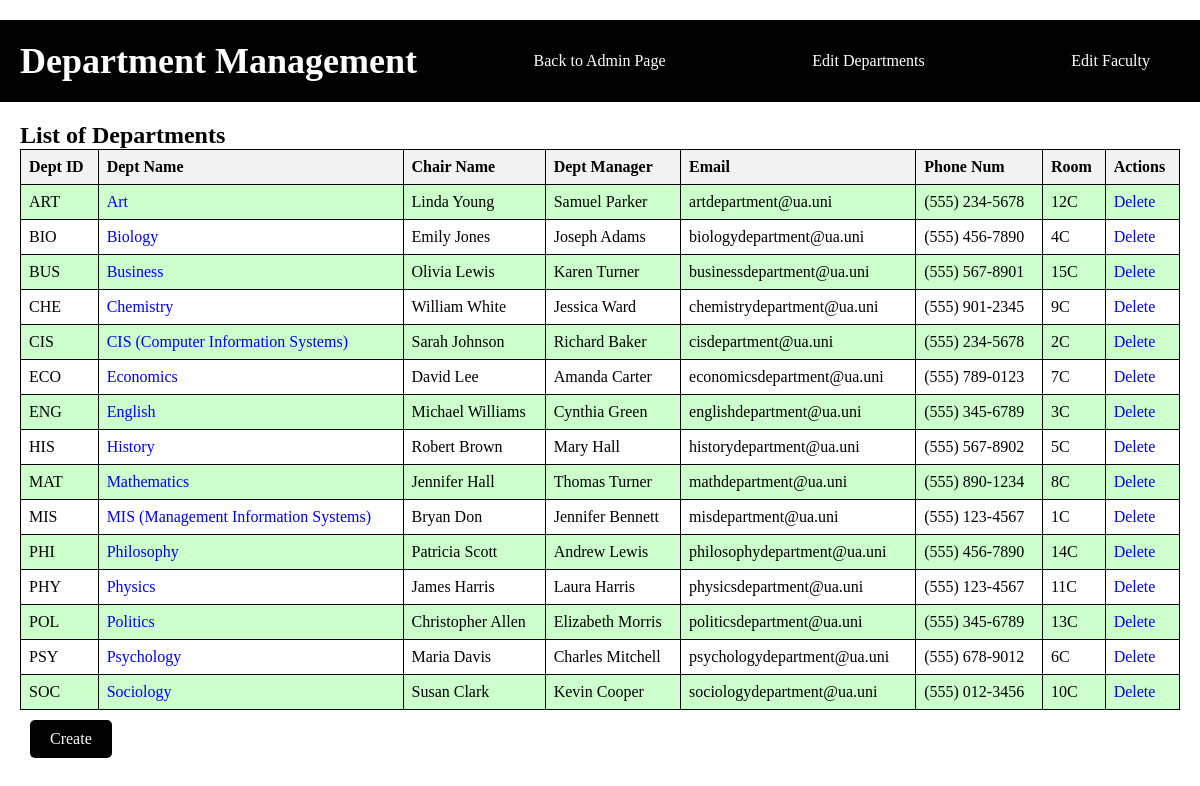
The page /FinalWebsite/Departments_page1.php on the database its author committed.
### tables this page shows
CREATE TABLE `dept` (
  `DeptID` varchar(25) NOT NULL,
  `DeptName` varchar(100) DEFAULT NULL,
  `ChairID` int(11) DEFAULT NULL,
  `DeptManager` int(11) DEFAULT NULL,
  `Email` varchar(100) DEFAULT NULL,
  `PhoneNum` varchar(100) DEFAULT NULL,
  `RoomID` varchar(25) DEFAULT NULL
);

### FinalWebsite/Departments_page1.php (the view, shortened to what this page needs)
<?php
@include 'config1.php';
$query = "SELECT * FROM dept WHERE DeptID <> 'NULL'";
$result = mysqli_query($conn, $query);
$departments = [];
while ($row = mysqli_fetch_assoc($result)) {
	 $deptID = $row['DeptID'];
    $deptchairQuery = "SELECT
        faculty.FacultyID,
        user.FirstName AS ChairFirstName,
        user.LastName AS ChairLastName
        FROM dept
        JOIN faculty ON faculty.FacultyID = dept.ChairID
        JOIN user ON faculty.FacultyID = user.UID
        WHERE DeptID = '$deptID'";
    $deptchairResult = mysqli_query($conn, $deptchairQuery);
    $deptchairDetails = mysqli_fetch_assoc($deptchairResult);
    $row['ChairFullName'] = ($deptchairDetails) ? $deptchairDetails['ChairFirstName'] . ' ' . $deptchairDetails['ChairLastName'] : 'Unknown Chair';
	$deptmanagerQuery = "SELECT
	faculty.FacultyID,
	user.FirstName AS ManagerFirstName,
	user.LastName AS ManagerLastName
	FROM dept
				JOIN faculty  ON faculty.FacultyID = dept.DeptManager
                JOIN user  ON faculty.FacultyID = user.UID
	WHERE DeptID = '$deptID'";
	$deptmanagerResult = mysqli_query($conn, $deptmanagerQuery);
	$deptmanagerDetails = mysqli_fetch_assoc($deptmanagerResult);
	$row['ManagerFullName'] = ($deptmanagerDetails) ? $deptmanagerDetails['ManagerFirstName'] . ' ' . $deptmanagerDetails['ManagerLastName'] : 'Unknown Chair';
    $departments[] = $row;
}
?>
<!DOCTYPE html>
<html lang="en">
<head>
   <link rel="stylesheet" href="css/fatman1.css">
</head>
<body>
   <div class="header">
      <h1>Department Management</h1>
      <a href="admin_page1.php" class="back-button">Back to Admin Page</a>
	  <a href="editdepartment.php" class="back-button">Edit Departments</a>
      <a href="facultyinformation.php" class="back-button">Edit Faculty</a>
   </div>
   <div class="department-container">
      <h2>List of Departments</h2>
      <table>
         <tr>
                <th>Dept ID</th>
                <th>Dept Name</th>
                <th>Chair Name</th>
                <th>Dept Manager</th>
                <th>Email</th>
                <th>Phone Num</th>
                <th>Room</th>
            <th>Actions</th>
         </tr>
         <?php foreach ($departments as $department) : ?>
            <tr>
               <td><?php echo $department['DeptID']; ?></td>
               <td>
                        <?php
                         if ($department['DeptID'] === 'MIS') {
                           echo '<a href="mis_departmentinfo1.php">' . htmlspecialchars($department['DeptName']) . '</a>';
                       }
                       elseif ($department['DeptID'] === 'CIS') {
                           echo '<a href="cisinfo1.php">' . htmlspecialchars($department['DeptName']) . '</a>';
                       }
                       elseif ($department['DeptID'] === 'ENG') {
                        echo '<a href="enginfo1.php">' . htmlspecialchars($department['DeptName']) . '</a>';
                    }
                       elseif ($department['DeptID'] === 'ART') {
                           echo '<a href="artinfo1.php">' . htmlspecialchars($department['DeptName']) . '</a>';
                       }
                        elseif ($department['DeptID'] === 'BUS') {
                           echo '<a href="businfo1.php">' . htmlspecialchars($department['DeptName']) . '</a>';
                       }
                        elseif ($department['DeptID'] === 'CHE') {
                           echo '<a href="cheinfo1.php">' . htmlspecialchars($department['DeptName']) . '</a>';
                       }
                        elseif ($department['DeptID'] === 'ECO') {
                           echo '<a href="ecoinfo1.php">' . htmlspecialchars($department['DeptName']) . '</a>';
                       }
                       elseif ($department['DeptID'] === 'HIS') {
                        echo '<a href="hisinfo1.php">' . htmlspecialchars($department['DeptName']) . '</a>';
                       }
                    elseif ($department['DeptID'] === 'MAT') {
                     echo '<a href="matinfo1.php">' . htmlspecialchars($department['DeptName']) . '</a>';
                       }
                   elseif ($department['DeptID'] === 'PHI') {
                  echo '<a href="phiinfo1.php">' . htmlspecialchars($department['DeptName']) . '</a>';
                       }
                     elseif ($department['DeptID'] === 'PHY') {
                    echo '<a href="phyinfo1.php">' . htmlspecialchars($department['DeptName']) . '</a>';
                         }
                         elseif ($department['DeptID'] === 'POL') {
                           echo '<a href="polinfo1.php">' . htmlspecialchars($department['DeptName']) . '</a>';
                                }
                                elseif ($department['DeptID'] === 'PSY') {
                                 echo '<a href="psyinfo1.php">' . htmlspecialchars($department['DeptName']) . '</a>';
                                      }
                                      elseif ($department['DeptID'] === 'SOC') {
                                       echo '<a href="socinfo1.php">' . htmlspecialchars($department['DeptName']) . '</a>';
                                            }
                       else {
                           echo '<a href="department_info1.php?DeptID=' . urlencode($department['DeptID']) . '">' . htmlspecialchars($department['DeptName']) . '</a>';
                       }
                       ?>
                    </td>
                    <td><?php echo $department['ChairFullName']; ?></td>
                    <td><?php echo $department['ManagerFullName']; ?></td>
               <td><?php echo $department['Email']; ?></td>
               <td><?php echo $department['PhoneNum']; ?></td>
               <td><?php echo $department['RoomID']; ?></td>
               <td>
                  <a href="delete_department.php?id=<?php echo $department['DeptID']; ?>">Delete</a>
               </td>
            </tr>
         <?php endforeach; ?>
      </table>
      <a href="create_department.php" class="create-button">Create</a>
</div>
</body>
</html>

### FinalWebsite/css/fatman1.css (style rules this page uses)
* * { margin: 0; padding: 0; box-sizing: border-box; outline: none; border: none; text-decoration: none; }
body { background-image: url('UA.png'); background-size: cover; background-position: center; background-repeat: no-repeat; }
.header { background: #000; color: #fff; padding: 20px; text-align: left; margin-top: 20px; display: flex; justify-content: space-between; align-items: center; }
.header h1 { font-size: 36px; margin: 0; }

### FinalWebsite/Departments_page1.php (style rules this page uses)
.header { background: #000; color: #fff; padding: 20px; text-align: center; display: flex; justify-content: space-between; }
.header h1 { font-size: 36px; }
.header .back-button { background: #000; color: #fff; padding: 10px 20px; text-decoration: none; border-radius: 5px; margin-right: 10px; }
.department-container { padding: 20px; }
table { width: 100%; border-collapse: collapse; }
table, th, td { border: 1px solid #000; }
th, td { padding: 8px; text-align: left; }
th { background-color: #f2f2f2; }
tr:nth-child(even) { background-color: #ccffcc; }
.create-button { background: #000; color: #fff; padding: 10px 20px; text-decoration: none; border-radius: 5px; margin: 10px; display: inline-block; }

### rows shown on the page
dept: DeptID "ART", DeptName "Art", ChairFullName "Linda Young", ManagerFullName "Samuel Parker", Email "artdepartment@ua.uni", PhoneNum "(555) 234-5678", RoomID "12C"
dept: DeptID "BIO", DeptName "Biology", ChairFullName "Emily Jones", ManagerFullName "Joseph Adams", Email "biologydepartment@ua.uni", PhoneNum "(555) 456-7890", RoomID "4C"
dept: DeptID "BUS", DeptName "Business", ChairFullName "Olivia Lewis", ManagerFullName "Karen Turner", Email "businessdepartment@ua.uni", PhoneNum "(555) 567-8901", RoomID "15C"
dept: DeptID "CHE", DeptName "Chemistry", ChairFullName "William White", ManagerFullName "Jessica Ward", Email "chemistrydepartment@ua.uni", PhoneNum "(555) 901-2345", RoomID "9C"
dept: DeptID "CIS", DeptName "CIS (Computer Information Systems)", ChairFullName "Sarah Johnson", ManagerFullName "Richard Baker", Email "cisdepartment@ua.uni", PhoneNum "(555) 234-5678", RoomID "2C"
dept: DeptID "ECO", DeptName "Economics", ChairFullName "David Lee", ManagerFullName "Amanda Carter", Email "economicsdepartment@ua.uni", PhoneNum "(555) 789-0123", RoomID "7C"
dept: DeptID "ENG", DeptName "English", ChairFullName "Michael Williams", ManagerFullName "Cynthia Green", Email "englishdepartment@ua.uni", PhoneNum "(555) 345-6789", RoomID "3C"
dept: DeptID "HIS", DeptName "History", ChairFullName "Robert Brown", ManagerFullName "Mary Hall", Email "historydepartment@ua.uni", PhoneNum "(555) 567-8902", RoomID "5C"
dept: DeptID "MAT", DeptName "Mathematics", ChairFullName "Jennifer Hall", ManagerFullName "Thomas Turner", Email "mathdepartment@ua.uni", PhoneNum "(555) 890-1234", RoomID "8C"
dept: DeptID "MIS", DeptName "MIS (Management Information Systems)", ChairFullName "Bryan Don", ManagerFullName "Jennifer Bennett", Email "misdepartment@ua.uni", PhoneNum "(555) 123-4567", RoomID "1C"
dept: DeptID "PHI", DeptName "Philosophy", ChairFullName "Patricia Scott", ManagerFullName "Andrew Lewis", Email "philosophydepartment@ua.uni", PhoneNum "(555) 456-7890", RoomID "14C"
dept: DeptID "PHY", DeptName "Physics", ChairFullName "James Harris", ManagerFullName "Laura Harris", Email "physicsdepartment@ua.uni", PhoneNum "(555) 123-4567", RoomID "11C"
dept: DeptID "POL", DeptName "Politics", ChairFullName "Christopher Allen", ManagerFullName "Elizabeth Morris", Email "politicsdepartment@ua.uni", PhoneNum "(555) 345-6789", RoomID "13C"
dept: DeptID "PSY", DeptName "Psychology", ChairFullName "Maria Davis", ManagerFullName "Charles Mitchell", Email "psychologydepartment@ua.uni", PhoneNum "(555) 678-9012", RoomID "6C"
dept: DeptID "SOC", DeptName "Sociology", ChairFullName "Susan Clark", ManagerFullName "Kevin Cooper", Email "sociologydepartment@ua.uni", PhoneNum "(555) 012-3456", RoomID "10C"
